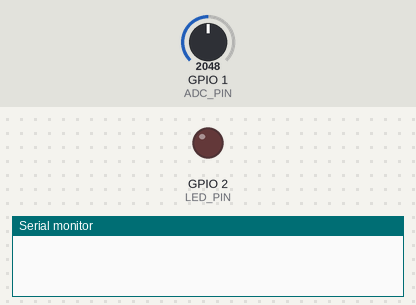
Recording of a sketch running on a simulated ESP32-S3. On the bench: output pins drawn as LEDs (lit = HIGH), the last lines printed to the serial monitor. Dashed ring = blinking. The test bench sets the inputs (shaded band); at power-on: GPIO 1 (ADC_PIN) = 2048 (analog values on the 0–4095 scale).

Above: at 0.0 s.
At 1.3 s:
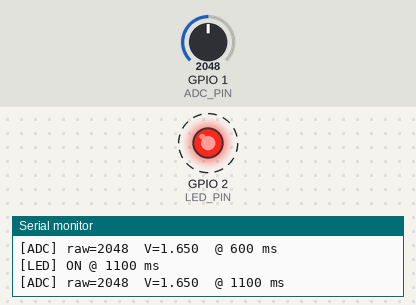
1.4 s: GPIO 1 (ADC_PIN) set to 1040
4.4 s: GPIO 1 (ADC_PIN) set to 951
Timing chart, 0 to 12.6 s (numbered marks = the images above; inputs shaded):
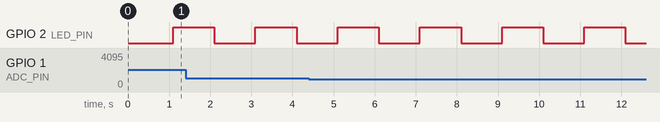

Measured:
- by itself, GPIO 2 (LED_PIN): alternates HIGH for 1.0 s and LOW for 1.0 s

The sketch:

sketch.ino
```cpp
#include <Arduino.h>
#include "freertos/FreeRTOS.h"
#include "freertos/timers.h"

// ESP32-S3 DevKitC-1 pins (Wokwi)
#define LED_PIN 2      // external LED on IO2 via 330Ω resistor
#define ADC_PIN 1      // potentiometer wiper on IO1 (ADC1_CH0)

// Timers
static TimerHandle_t ledTimer = NULL;  // 1s LED blink
static TimerHandle_t adcTimer = NULL;  // 500ms ADC report

// Callbacks
void ledTimerCb(TimerHandle_t) {
  static bool on = false;
  on = !on;
  digitalWrite(LED_PIN, on);
  Serial.printf("[LED] %s @ %lu ms\n", on ? "ON" : "OFF", (unsigned long)millis());
}

void adcTimerCb(TimerHandle_t xTimer) {
  int raw = analogRead(ADC_PIN);          // 0..4095 (12-bit)
  float volts = (3.3f * raw) / 4095.0f;   // assume 3.3V ref
  Serial.printf("[ADC] raw=%4d  V=%.3f  @ %lu ms\n", raw, volts, (unsigned long)millis());

  // For one-shot experiments, if adcTimer was created with pdFALSE,
  // you can manually restart it here:
  // xTimerStart(xTimer, 0);
}

void setup() {
  Serial.begin(115200);
  delay(100);
  Serial.println();
  Serial.println("--- ESP32-S3 FreeRTOS Software Timers ---");

  pinMode(LED_PIN, OUTPUT);
  digitalWrite(LED_PIN, LOW);

  analogReadResolution(12);         // 0..4095
  // analogSetAttenuation(ADC_11db); // optional: extend measurable range

  ledTimer = xTimerCreate("LED", pdMS_TO_TICKS(1000), pdTRUE, (void*)0, ledTimerCb);
  adcTimer = xTimerCreate("ADC", pdMS_TO_TICKS(500),  pdTRUE, (void*)1, adcTimerCb);

  // To compare auto-reload vs one-shot, try:
  // adcTimer = xTimerCreate("ADC", pdMS_TO_TICKS(500), pdFALSE, (void*)1, adcTimerCb);

  if (!ledTimer || !adcTimer) {
    Serial.println("ERROR: timer creation failed");
    while (true) { delay(1000); }
  }

  xTimerStart(ledTimer, 0);
  xTimerStart(adcTimer, 0);

  Serial.println("Timers started: LED every 1000 ms, ADC every 500 ms.");
}

void loop() {
  // Work happens in timer callbacks.
}
```
